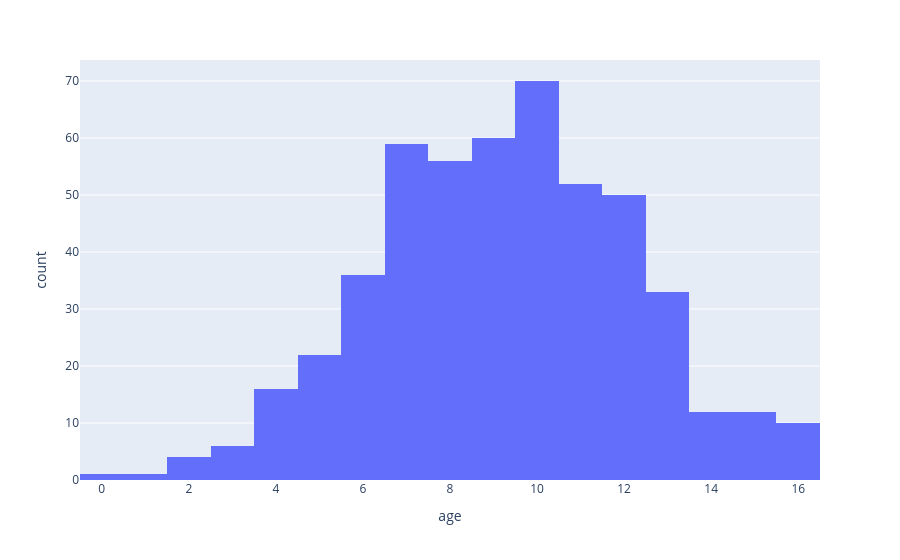

The notebook cell this image was saved under:
### Markdown cell above
## Numeric Variable analysis

### Code cell
# Distribution company age
px.histogram(df_segments, x="age")

### Figure 1 — Plotly figure (JSON) as saved in the notebook; plotly's stock layout.template omitted (floating-point values rounded to 4 significant figures; data arrays with more than 128 entries replaced by an {"elided": "..."} marker saying what was removed)
{"data": [{"bingroup": "x", "hovertemplate": "age=%{x}<br>count=%{y}<extra></extra>", "legendgroup": "", "marker": {"color": "#636efa", "pattern": {"shape": ""}}, "name": "", "orientation": "v", "showlegend": false, "type": "histogram", "x": {"elided": "500 int values"}, "xaxis": "x", "yaxis": "y"}], "layout": {"barmode": "relative", "legend": {"tracegroupgap": 0}, "margin": {"t": 60}, "xaxis": {"anchor": "y", "domain": [0, 1], "title": {"text": "age"}}, "yaxis": {"anchor": "x", "domain": [0, 1], "title": {"text": "count"}}}}
